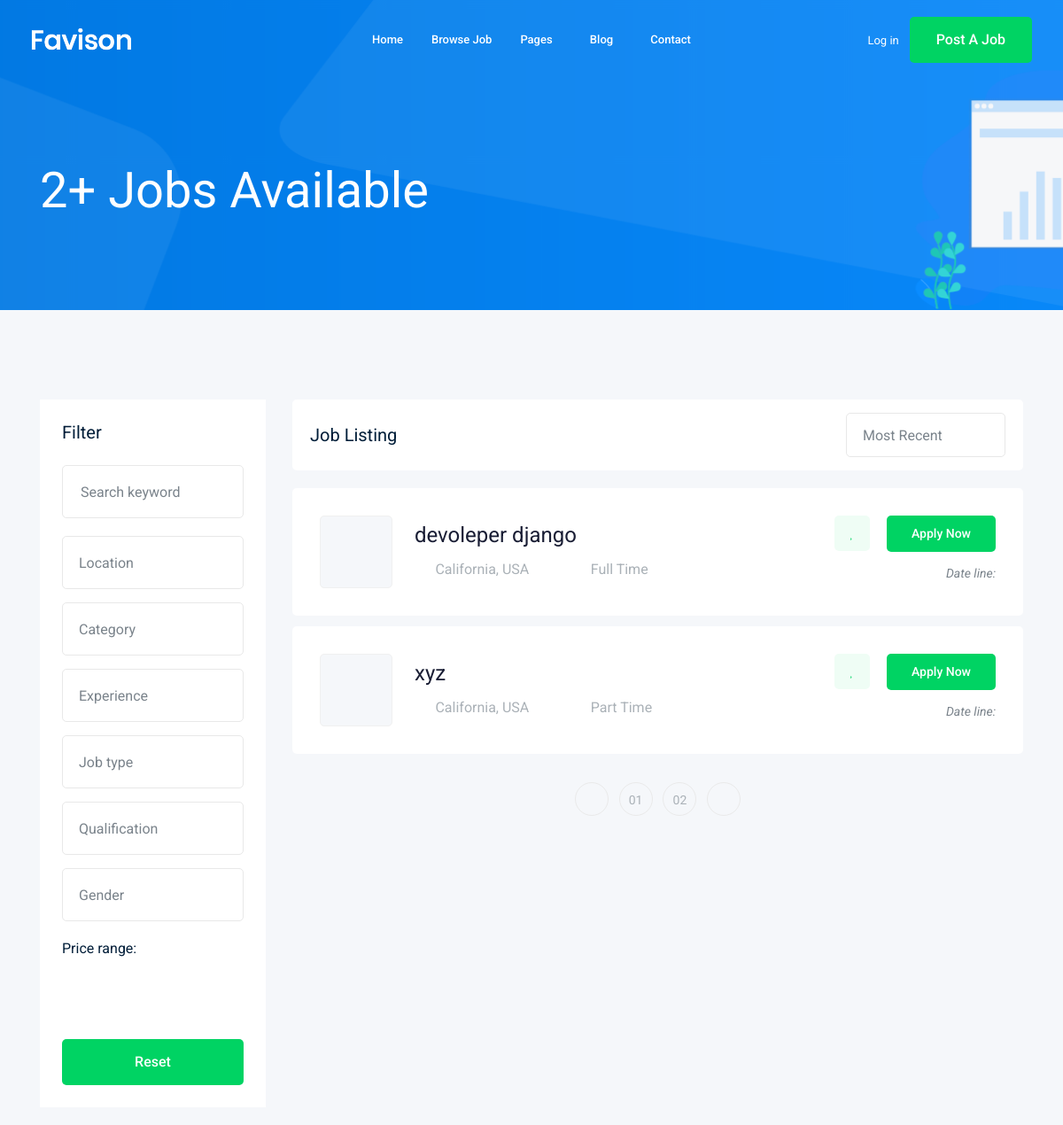
Before: /job/ (upper part) with the older database file.
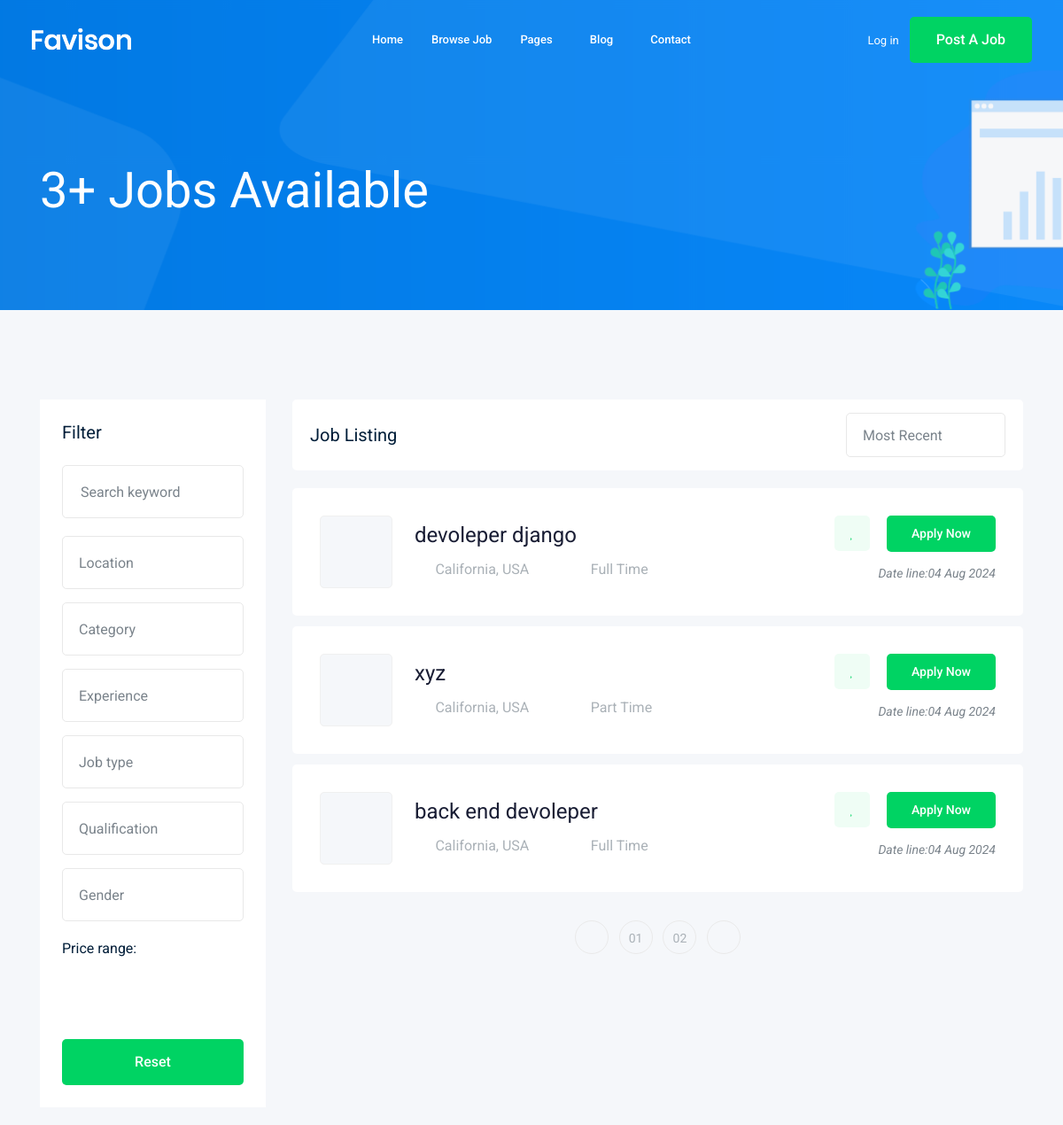
After: the same page with the newer database file.
### job/models.py (models this page shows, shortened)
class Job(models.Model):
        JOB_TYPE = (
        ('Full Time','Full Time'),
        ('Part Time','Part Time'),
        )
        title= models.CharField(max_length=50)
        job_type = models.CharField(max_length=50,choices=JOB_TYPE)
        description = models.TextField(max_length=10000 )
        responsibility = models.TextField(max_length=10000 )
        qualifications = models.TextField(max_length=10000 )
        benefits = models.TextField(max_length=10000 )
        published_at = models.DateTimeField(auto_now=True)
        vacancy = models.IntegerField(default=1)
        salary = models.IntegerField(default=0)
        experience = models.IntegerField(default=1)
        category = models.ForeignKey('Category',on_delete=models.PROTECT)
        image =models.ImageField(upload_to='job/%Y/%m/%d')
        slug = models.SlugField(blank=True, null=True)
        def __str__(self):
            return self.title

### job/views.py (the view)
# urls.py: path('', views.job_list,name='job_list'),
def job_list(request):
    job_list = Job.objects.all()
    context = {"jobs": job_list}
    return render(request, "pages/job/job_list.html", context)

### templates/pages/job/job_list.html (shortened to what this page needs)
{% extends "base.html" %}
{% load static %}
{% block content %}
    <div class="bradcam_area bradcam_bg_1">
        <div class="container">
            <div class="row">
                <div class="col-xl-12">
                    <div class="bradcam_text">
                        <h3>{{jobs.count}}+ Jobs Available</h3>
                    </div>
                </div>
            </div>
        </div>
    </div>
    <div class="job_listing_area plus_padding">
        <div class="container">
            <div class="row">
                <div class="col-lg-3">
                    <div class="job_filter white-bg">
                        <div class="form_inner white-bg">
                            <h3>Filter</h3>
                            <form action="#">
                                <div class="row">
                                    <div class="col-lg-12">
                                        <div class="single_field">
                                            <input type="text" placeholder="Search keyword">
                                        </div>
                                    </div>
                                    <div class="col-lg-12">
                                    </div>
                                    <div class="col-lg-12">
                                    </div>
                                    <div class="col-lg-12">
                                    </div>
                                    <div class="col-lg-12">
                                    </div>
                                    <div class="col-lg-12">
                                    </div>
                                    <div class="col-lg-12">
                                    </div>
                                </div>
                            </form>
                        </div>
                        <div class="range_wrap">
                            <label for="amount">Price range:</label>
                            <p>
                                <input type="text" id="amount" readonly style="border:0; color:#7A838B; font-size: 14px; font-weight:400;">
                            </p>
                        </div>
                        <div class="reset_btn">
                            <button  class="boxed-btn3 w-100" type="submit">Reset</button>
                        </div>
                    </div>
                </div>
                <div class="col-lg-9">
                    <div class="recent_joblist_wrap">
                        <div class="recent_joblist white-bg ">
                            <div class="row align-items-center">
                                <div class="col-md-6">
                                    <h4>Job Listing</h4>
                                </div>
                                <div class="col-md-6">
                                    <div class="serch_cat d-flex justify-content-end">
                                    </div>
                                </div>
                            </div>
                        </div>
                    </div>
                    <div class="job_lists m-0">
                        <div class="row">
                            {% for job in jobs %}
                            <div class="col-lg-12 col-md-12">
                                <div class="single_jobs white-bg d-flex justify-content-between">
                                    <div class="jobs_left d-flex align-items-center">
                                        <div  class="thumb">
                                                                               </div>
                                            <div class="jobs_conetent">
                                            <a href="{% url 'job:job_detail' job.slug %}"><h4>{{job}}</h4></a>
                                            <div class="links_locat d-flex align-items-center">
                                                <div class="location">
                                                    <p> <i class="fa fa-map-marker"></i> California, USA</p>
                                                </div>
                                                <div class="location">
                                                    <p> <i class="fa fa-clock-o"></i>{{job.job_type}}</p>
                                                </div>
                                            </div>
                                        </div>
                                    </div>
                                    <div class="jobs_right">
                                        <div class="apply_now">
                                            <a class="heart_mark" href="#"> <i class="fa fa-heart"></i> </a>
                                            <a href="{% url 'job:job_detail' job.slug %}" class="boxed-btn3">Apply Now</a>
                                        </div>
                                        <div class="date">
                                            <p>Date line:{{job.published_at|date:'d M o'}}</p>
                                        </div>
                                    </div>
                                </div>
                            </div>
                            {% endfor %}
                        </div>
                            <div class="row">
                            <div class="col-lg-12">
                                <div class="pagination_wrap">
                                    <ul>
                                        <li><a href="#"> <i class="ti-angle-left"></i> </a></li>
                                        <li><a href="#"><span>01</span></a></li>
                                        <li><a href="#"><span>02</span></a></li>
                                        <li><a href="#"> <i class="ti-angle-right"></i> </a></li>
                                    </ul>
                                </div>
                            </div>
                        </div>
                    </div>
                </div>
            </div>
        </div>
    </div>
    {% endblock content %}

### templates/base.html (shortened to what this page needs)
{% load static %}
{% include "static/css.html" %}
{% include "parts/nav.html" %}
{% block content %}
{% endblock content %}
{% include "static/js.html" %}

### templates/static/css.html (shortened to what this page needs)
{% load static %}
<!doctype html>
<html class="no-js" lang="zxx">
<head>
    <link rel="stylesheet" href="{% static 'css/bootstrap.min.css' %}">
    <link rel="stylesheet" href="{% static 'css/owl.carousel.min.css' %}">
    <link rel="stylesheet" href="{% static 'css/magnific-popup.css' %}">
    <link rel="stylesheet" href="{% static 'css/font-awesome.min.css' %}">
    <link rel="stylesheet" href="{% static 'css/themify-icons.css' %}">
    <link rel="stylesheet" href="{% static 'css/nice-select.css' %}">
    <link rel="stylesheet" href="{% static 'css/flaticon.css' %}">
    <link rel="stylesheet" href="{% static 'css/gijgo.css' %}">
    <link rel="stylesheet" href="{% static 'css/animate.min.css' %}">
    <link rel="stylesheet" href="{% static 'css/slicknav.css' %}">
    <link rel="stylesheet" href="{% static 'css/style.css' %}">
</head>

### templates/parts/nav.html (shortened to what this page needs)
<body>
    <header>
        <div class="header-area ">
            <div id="sticky-header" class="main-header-area">
                <div class="container-fluid ">
                    <div class="header_bottom_border">
                        <div class="row align-items-center">
                            <div class="col-xl-3 col-lg-2">
                                <div class="logo">
                                    <a href="index.html">
                                        <img src="img/logo.png" alt="">
                                    </a>
                                </div>
                            </div>
                            <div class="col-xl-6 col-lg-7">
                                <div class="main-menu  d-none d-lg-block">
                                    <nav>
                                        <ul id="navigation">
                                            <li><a href="index.html">home</a></li>
                                            <li><a href="{% url 'job:job_list' %}">Browse Job</a></li>
                                            <li><a href="#">pages <i class="ti-angle-down"></i></a>
                                            </li>
                                            <li><a href="#">blog <i class="ti-angle-down"></i></a>
                                            </li>
                                            <li><a href="contact.html">Contact</a></li>
                                        </ul>
                                    </nav>
                                </div>
                            </div>
                            <div class="col-xl-3 col-lg-3 d-none d-lg-block">
                                <div class="Appointment">
                                    <div class="phone_num d-none d-xl-block">
                                        <a href="#">Log in</a>
                                    </div>
                                    <div class="d-none d-lg-block">
                                        <a class="boxed-btn3" href="#">Post a Job</a>
                                    </div>
                                </div>
                            </div>
                            <div class="col-12">
                            </div>
                        </div>
                    </div>
                </div>
            </div>
        </div>
    </header>

### templates/static/js.html (shortened to what this page needs)
{% load static %}
</body>
</html>

Changed rows visible on the page:
changed Job "devoleper django": published_at (not shown) → "04 Aug 2024"
changed Job "xyz": published_at (not shown) → "04 Aug 2024"
added Job: title "back end devoleper", job_type "Full Time", published_at "04 Aug 2024"
Other visible differences:
{{ jobs.count }}: "2" → "3"
